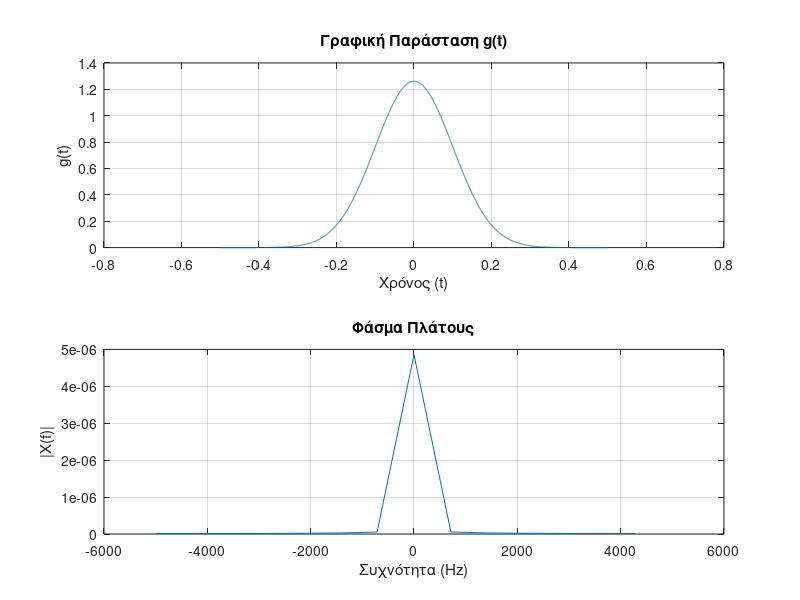

The MATLAB source for this figure:
s = 0.1;
FS = 100;
T0 = 1/FS;
dt = T0/100;
t = -0.5:dt:0.5;

g = 1/sqrt(2*pi*s) * exp(-t.^2/(2*s^2));
subplot(2,1,1);
plot(t, g);
title('Γραφική Παράσταση g(t)')
xlabel('Χρόνος (t)');
ylabel('g(t)');
grid on;

N = length(g);
m = nextpow2(N);

% Ποιο είναι το m, και γιατί πρέπει να είναι δύναμη του 2?
% To m είναι η επόμενη δύναμη του 2 από το N που λαμβάνει ώς όρισμα.
% Είναι χρήσιμο για τον υπολογισμό του FFT του σήματος, καθώς o αλγόριθμος
% του FFT είναι πιο γρήγορο όταν το μήκος του σήματος είναι δύναμη του 2 σε
% σύγκριση με αυτά που δεν είναι.


BW = 1/dt;                  % εύρος ζώνης που ορίζεται από τη δειγματοληψία στο χρόνο
df = BW/m;                  % η δειγματοληψία στο πεδίο των συχνοτήτων
f = -BW/2:df:(BW/2-df);     % οι συχνότητες

Gf = fft(g,m);
Gf = fftshift(Gf)/m;

subplot(2,1,2);
plot(f, abs(Gf));
title('Φάσμα Πλάτους');
xlabel('Συχνότητα (Hz)');
ylabel('|X(f)|');
grid on;
